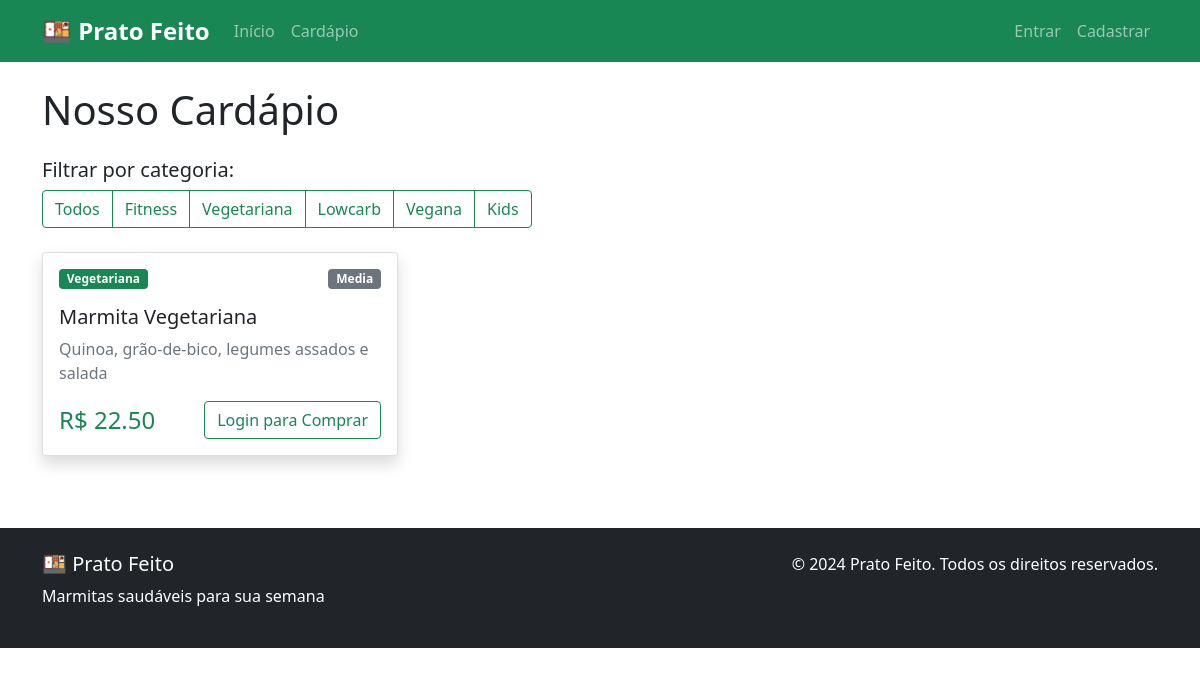
Page /cardapio?categoria=vegetariana on the committed database.
### atividade_eudoxia-main/app.py (models this page shows)
class Marmita(db.Model):
    id = db.Column(db.Integer, primary_key=True)
    nome = db.Column(db.String(100), nullable=False)
    descricao = db.Column(db.Text, nullable=False)
    preco = db.Column(db.Float, nullable=False)
    categoria = db.Column(db.String(50))
    tamanho = db.Column(db.String(20))
    imagem = db.Column(db.String(200))
    disponivel = db.Column(db.Boolean, default=True)

### atividade_eudoxia-main/app.py (the view)
@app.route('/cardapio')
def cardapio():
    categoria = request.args.get('categoria')
    if categoria:
        marmitas = Marmita.query.filter_by(categoria=categoria, disponivel=True).all()
    else:
        marmitas = Marmita.query.filter_by(disponivel=True).all()
    categorias = db.session.query(Marmita.categoria).distinct().all()
    return render_template('cardapio.html', marmitas=marmitas, categorias=categorias)

### atividade_eudoxia-main/templates/cardapio.html (shortened to what this page needs)
{% extends "base.html" %}
{% block content %}
<h1 class="mb-4">Nosso Cardápio</h1>
<div class="mb-4">
    <h5>Filtrar por categoria:</h5>
    <div class="btn-group" role="group">
        <a href="{{ url_for('cardapio') }}" class="btn btn-outline-success">Todos</a>
        {% for cat in categorias %}
            <a href="{{ url_for('cardapio', categoria=cat[0]) }}" class="btn btn-outline-success">{{ cat[0]|title }}</a>
        {% endfor %}
    </div>
</div>
<div class="row">
    {% for marmita in marmitas %}
    <div class="col-md-6 col-lg-4 mb-4">
        <div class="card h-100 shadow">
            <div class="card-body">
                <div class="d-flex justify-content-between align-items-start mb-3">
                    <span class="badge bg-success">{{ marmita.categoria|title }}</span>
                    <span class="badge bg-secondary">{{ marmita.tamanho|title }}</span>
                </div>
                <h5 class="card-title">{{ marmita.nome }}</h5>
                <p class="card-text text-muted">{{ marmita.descricao }}</p>
                <div class="mt-auto">
                    <div class="d-flex justify-content-between align-items-center">
                        <span class="h4 text-success mb-0">R$ {{ "%.2f"|format(marmita.preco) }}</span>
                        {% if current_user.is_authenticated %}
                            <a href="{{ url_for('adicionar_carrinho', marmita_id=marmita.id) }}" class="btn btn-success">Adicionar</a>
                        {% else %}
                            <a href="{{ url_for('login') }}" class="btn btn-outline-success">Login para Comprar</a>
                        {% endif %}
                    </div>
                </div>
            </div>
        </div>
    </div>
    {% endfor %}
</div>
{% endblock %}

### atividade_eudoxia-main/templates/style.css (style rules this page uses)
.card { transition: transform 0.2s; }
.bg-success { background-color: #198754 !important; }

### rows in the picture
Marmita: categoria "Lowcarb"
Marmita: categoria "Vegana"
Marmita: categoria "Kids"
Marmita: categoria "Vegetariana", tamanho "Media", nome "Marmita Vegetariana", descricao "Quinoa, grão-de-bico, legumes assados e salada", preco "22.50"

### other values in the picture
{{ cat[0]|title }} "Fitness" "Vegetariana"
